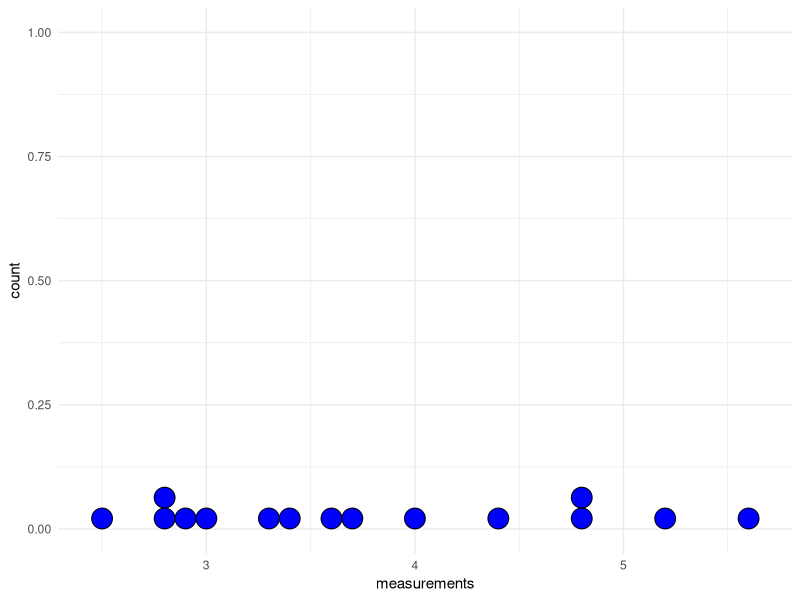

Recreate this plot in R.
measurements <- c(3.4, 2.5, 4.8, 2.9, 3.6, 2.8, 3.3, 5.6, 3.7, 2.8, 4.4, 4.0, 5.2, 3.0, 4.8)

sample_size <- length(measurements)
sample_mean <- mean(measurements)
sample_median <- median(measurements)

cat("The sample size is ", sample_size, "\n")
cat("The sample mean is ", sample_mean, "\n")
cat("The sample median is ", sample_median, "\n")

library(ggplot2)

df <- data.frame(measurements)
ggplot(df, aes(x = measurements)) +
  geom_dotplot(binwidth = 0.1, fill = "blue") +
  theme_minimal()

trimmed_mean <- mean(measurements, trim = 0.2)
cat("Trimmed mean (20%) is ", trimmed_mean, "\n")

# The trimmed mean is more descriptive than the sample mean since it is closer to the sample median